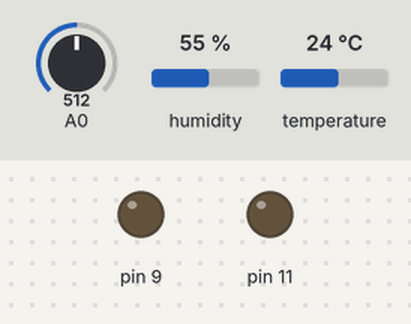
The sketch below on a simulated Arduino Uno, built for the host (arithmetic inside an expression is 32-bit, double 64-bit). Shown: output pins drawn as LEDs (lit = HIGH). Dashed ring = blinking. The inputs (shaded band) are chosen by the test bench; at power-on: A0 = 512, humidity 55 %, temperature 24 °C. WiFi joins after 1.5 s; servers stay silent unless stated; what the sketch prints to the serial monitor is not drawn.

Above: at 2.3 s.
At 4.4 s:
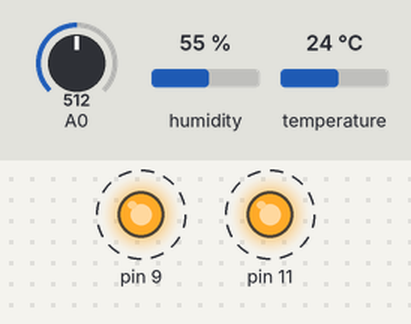
Timing chart, 0 to 4.8 s (numbered marks = the images above):
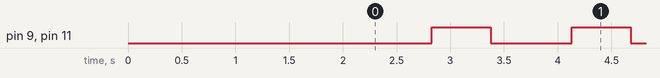

Measured:
- by itself, pin 9, pin 11: alternates HIGH for 0.55 s and LOW for 0.76 s

The sketch:

LPG_GAS_DETECTOR_BLYNK_BY_SUS.ino
```cpp
// (licence header left out)
/* Comment this out to disable prints and save space */

#include <SoftwareSerial.h>
SoftwareSerial BT(2,3); // RX, TX

#include <BlynkSimpleSerialBLE.h>
SoftwareSerial SerialBLE(2,3);

#include <DHT.h>

#define BLYNK_PRINT Serial
#define DHTPIN 7          // What digital pin we have connected the temp sensor
#define PIN V8

// You should get Auth Token in the Blynk App.
// Go to the Project Settings (nut icon).
char auth[] = "esfzcyndXrl5W0smKLtI7wscoKnb20lJ";

// Uncomment whatever type you're using!
#define DHTTYPE DHT11     // DHT 11
//#define DHTTYPE DHT22   // DHT 22, AM2302, AM2321
//#define DHTTYPE DHT21   // DHT 21, AM2301

float a;
int c;
int i;
float t;

DHT dht(DHTPIN, DHTTYPE);
BlynkTimer timer;


void LPG()
{
  dht.begin();
  a=analogRead(A0);
  //z=digital
  if (isnan(a)) {
    Serial.println("Failed to read from LPG sensor!");
    return;
  }
  Blynk.virtualWrite(V8, a);

//  if(a>100)
//  digitalWrite(9, HIGH);
//
 // Serial.println(a);


}

void sendSensor()
{
  float h = dht.readHumidity();
   t = dht.readTemperature(); // or dht.readTemperature(true) for Fahrenheit

  if (isnan(h) || isnan(t)) {
    Serial.println("Failed to read from DHT sensor!");
    return;
  }
  // You can send any value at any time.
  // Please don't send more that 10 values per second.
  Blynk.virtualWrite(V5, h);
  Blynk.virtualWrite(V6, t);
  //Serial.println(t);

}

BLYNK_WRITE(V8)
{
  //int pinValue = param.asInt(); // assigning incoming value from pin V1 to a variable
  // You can also use:
  // String i = param.asStr();
   float d = param.asFloat();
     if(d>100)
     {
        digitalWrite(9, HIGH);
     }
  //Serial.print("V1 Slider value is: ");
  //Serial.println(d);
  //delay(1000);
}

void setup()
{
  // Debug console
  Serial.begin(9600);
   BT.begin(9600);
    SerialBLE.begin(9600);
    Blynk.begin(SerialBLE, auth);

  Serial.println("Waiting for connections...");

  dht.begin();
  pinMode(9, OUTPUT);

  // Setup a function to be called every second
  timer.setInterval(1000L, sendSensor);
  timer.setInterval(1000L, LPG);
}

void loop()
{
  Blynk.run();
  timer.run();
  if(a>200)
     {
       NOTIFICATION();

      for(i=1;i<100;i++)
      {
        digitalWrite(9,HIGH);
        RGBColour(255, 0, 0);
        delay(550);
        digitalWrite(9,LOW);
        RGBColour(0, 0, 0);
        delay(750);
        Blynk.run();
        timer.run();
      }


        Blynk.run();
        timer.run();

       if(a>200)
     {
       NOTIFICATION();

      for(i=1;i<10;i++)
      {
        digitalWrite(9,HIGH);
        RGBColour(255, 0, 0);
        delay(300);
        digitalWrite(9,LOW);
        RGBColour(0, 0, 0);
        delay(300);
        Blynk.run();
        timer.run();
      }

       Blynk.run();
       timer.run();

       if(a>200)
      {
          NOTIFICATION();
          digitalWrite(9,HIGH);
          RGBColour(255, 0, 0);
          delay(5000);
          Blynk.run();
          timer.run();
      }

     }
     else
     {
        digitalWrite(9, LOW);
        RGBColour(0, 0, 0);
     }
   }
}


void RGBColour(int R, int G, int B)
{
  //int a=255;
  analogWrite(11, R);
//  analogWrite(Gpin, G);
//  analogWrite(Bpin, B);

   //delay(delayLEDS);
}

void NOTIFICATION()
{

    String e= String(t);
    String f= String(a);
   Blynk.notify("GAS Leakage Detected! Temp : " + e + " Gas Level : " + f);
}
```
